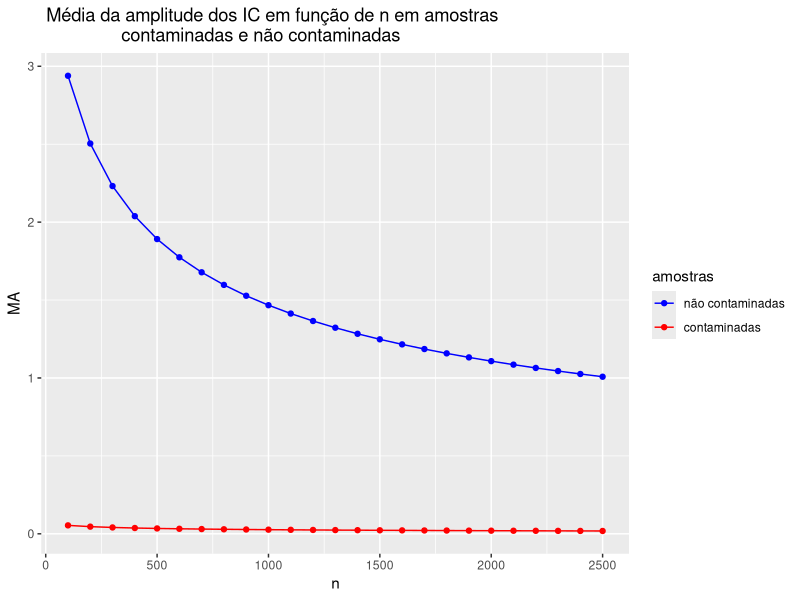

This chart was generated by the following R code:
library(tidyverse)
library(reshape)
set.seed(139)

n = c(1:25)*100
m = 700
lambda = 4.42
lambdac = 0.02
conf = 0.999
alpha = 1-conf

AMP = NULL
CONT = NULL
amostra = NULL

df=data.frame()

for(i in n){
  
  for (j in 1 : m){
    amostra <- rexp(i, lambda)
    a <- 1/mean(amostra) * (1 - (qnorm(1-(alpha/2))) / sqrt(i))
    b <- 1/mean(amostra) * (1 + (qnorm(1-(alpha/2))) / sqrt(i))
    AMP <- c(AMP, (b-a))
    
    amostra = head(amostra, -(i/4))
    amostra <- c(amostra, rexp(i/4, lambdac))
    a <- 1/mean(amostra) * (1 - (qnorm(1-(alpha/2))) / sqrt(i))
    b <- 1/mean(amostra) * (1 + (qnorm(1-(alpha/2))) / sqrt(i))
    CONT <- c(CONT, (b-a))
                                          
  }
  df= rbind(df, c(i,mean(AMP),mean(CONT)))
}

names(df) <- c('n', 'MA', 'MAC')
graf <- melt(df, id.vars = "n", measure.vars = c("MA","MAC"))
ggplot(data=graf, aes(x=n, y = value, color=variable)) +
  geom_point() + geom_line() +
  scale_color_manual(name ="amostras",values = c("blue","red"),labels =
                       c("não contaminadas", "contaminadas"))+
  labs(title = " Média da amplitude dos IC em função de n em amostras
                contaminadas e não contaminadas",x = "n",y="MA")
